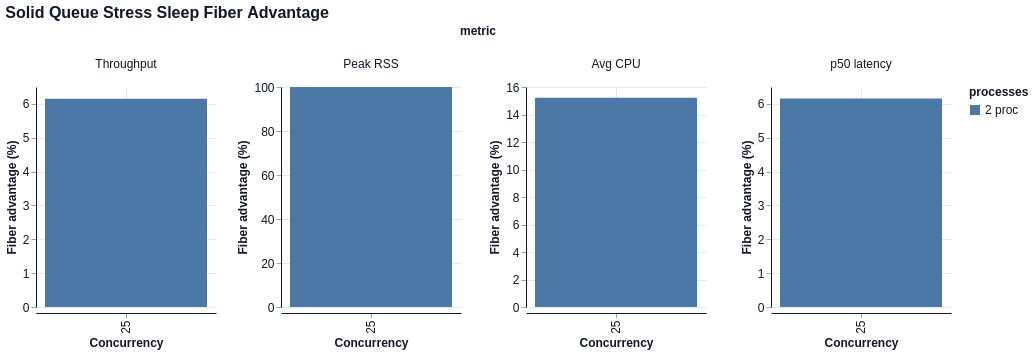

Vega-Lite specification for this chart:
### Vega-Lite specification from a JSON file in a GitHub repository (floating-point values rounded to 4 significant figures)
{"$schema": "https://vega.github.io/schema/vega-lite/v6.json", "title": "Solid Queue Stress Sleep Fiber Advantage", "width": 180, "height": 220, "data": {"values": [{"concurrency": 25, "processes": "2 proc", "metric": "Throughput", "value": 6.152}, {"concurrency": 25, "processes": "2 proc", "metric": "Peak RSS", "value": 100.0}, {"concurrency": 25, "processes": "2 proc", "metric": "Avg CPU", "value": 15.21}, {"concurrency": 25, "processes": "2 proc", "metric": "p50 latency", "value": 6.16}]}, "mark": {"type": "bar", "tooltip": true}, "encoding": {"x": {"field": "concurrency", "type": "ordinal", "title": "Concurrency"}, "y": {"field": "value", "type": "quantitative", "title": "Fiber advantage (%)"}, "color": {"field": "processes", "type": "nominal"}, "column": {"field": "metric", "type": "nominal", "sort": ["Throughput", "Peak RSS", "Avg CPU", "p50 latency"]}, "tooltip": [{"field": "metric", "type": "nominal"}, {"field": "concurrency", "type": "quantitative"}, {"field": "processes", "type": "nominal"}, {"field": "value", "type": "quantitative"}]}, "resolve": {"scale": {"y": "independent"}}, "config": {"background": "white", "axis": {"labelFont": "Helvetica", "titleFont": "Helvetica", "labelFontSize": 12, "titleFontSize": 12, "labelColor": "#111827", "titleColor": "#111827", "domainColor": "#111827", "tickColor": "#9ca3af", "grid": true, "gridColor": "#e5e7eb"}, "header": {"labelFont": "Helvetica", "titleFont": "Helvetica", "labelFontSize": 12, "titleFontSize": 12, "labelColor": "#111827", "titleColor": "#111827"}, "legend": {"labelFont": "Helvetica", "titleFont": "Helvetica", "labelFontSize": 12, "titleFontSize": 12, "labelColor": "#111827", "titleColor": "#111827"}, "title": {"font": "Helvetica", "fontSize": 16, "anchor": "start", "color": "#111827"}, "view": {"stroke": null}}}
